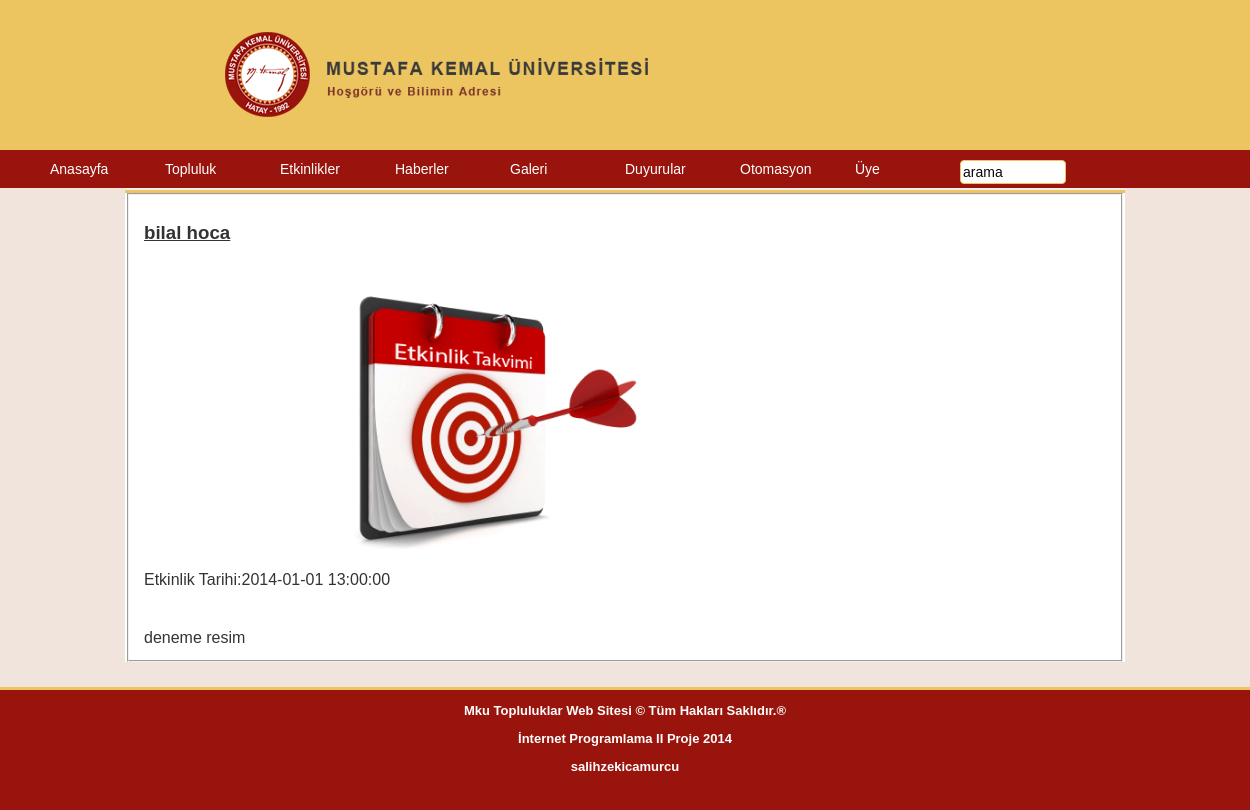
The app's page /etkinlikOku.php?EtkinlikID=26 with its own data.
### tables this page shows
CREATE TABLE IF NOT EXISTS `tablo_etkinlikler` (
  `EtkinlikID` int(11) NOT NULL AUTO_INCREMENT,
  `EtkinlikBaslik` varchar(45) NOT NULL,
  `EtkinlikMetni` varchar(165) DEFAULT NULL,
  `EtkinlikTarih` datetime DEFAULT NULL,
  `UyeID` int(11) DEFAULT NULL,
  PRIMARY KEY (`EtkinlikID`)
);

### etkinlikOku.php (the view, shortened to what this page needs)
<!DOCTYPE html PUBLIC "-//W3C//DTD XHTML 1.0 Transitional//EN" "http://www.w3.org/TR/xhtml1/DTD/xhtml1-transitional.dtd">
<html xmlns="http://www.w3.org/1999/xhtml">
<head>
<link href="css/ana.css" rel="stylesheet" type="text/css" />
</head>
<body>
<div class="banner"><a href="#">   </a>
</div>
 <div class="menu">
        <ul>
			<li><a href="index.php#image1">Anasayfa</a></li>
            <li><a href="">Topluluk</a>
            </li>
            <li><a href="etkinlikler.php">Etkinlikler</a>
            </li>
            <li><a href="haberler.php">Haberler</a>
            </li>
            <li><a href="">Galeri</a>
            </li>
			<li><a href="duyurular.php">Duyurular</a>
			</li>
			<li><a href="">Otomasyon</a></li>
        	<li><a href="">Üye </a>
			</li>
        </ul>
          	<input type="text" name="arama"  size="40" method="get" maxlength="30" formaction="#"  value="arama">
    </div>
<div class="zemin">
<div class="bilgilendirme"> <p>Yazılım Ve İnovasyon Topluluğu<p></div>
<div class="icerik">
<?php
if(!isset($_GET['EtkinlikID']))
{
include("hata.php");
}
else
{
	$id=$_GET['EtkinlikID'];
	include("db_baglan.php");
			$SQL_tumuyeler="select * from  tablo_etkinlikler where EtkinlikID='$id'";
			$sorgu_tumuyeler=mysql_query($SQL_tumuyeler,$baglanti);
			if($sorgu_tumuyeler)
			{
				if($veri=mysql_fetch_array($sorgu_tumuyeler))
				{
							$resimLink='img/etkinlik.png';
							echo'<br><br>';
							echo'<fieldset><form><table >';
							echo'<tr><td><h3><u>'.$veri['EtkinlikBaslik'].'</u></h3></td></tr>';
							echo'<tr><td><img width="auto" height="300px" src="'.$resimLink.'"/></td></tr>';
							echo'<tr><td>Etkinlik Tarihi:'.$veri['EtkinlikTarih'].'</td></tr>';
							echo'<tr><td ><br><br>'.$veri['EtkinlikMetni'].'</td></tr>';
							echo'</table></form></fieldset>';
				}
				else
				{
					echo'Yeniden Deneyiniz';
				}
			}
			else
			{
				echo'Aradığınız Nesne Bulunamadı';
			}
}
?>
</div>
</div>
<div  class="footer"> <center>
<div class="yazi">
  <p>Mku Topluluklar Web Sitesi © Tüm Hakları Saklıdır.®</p>
  <p>İnternet Programlama II Proje 2014</p>
  <p>salihzekicamurcu</p>
  <p>&nbsp;</p>
</div>
</center> </div>
</body>
</html>

### css/ana.css (style rules this page uses)
body { background-color: rgb(241,228,221); background-image: none; background-repeat: no-repeat; float: none; height: auto; width: auto; margin: 0px; padding: 0px; }
.banner { float: none; height: 150px; width: 100%; background-color: #ecc560; background-image: url(../img/BANNER.png); background-repeat: no-repeat; background-position: 28%; font-size: 50px; color: rgb(254,254,254); font-weight: bolder; font-family: "MS Serif", "New York", serif; padding: 0px; margin-top: 0px; margin-right: 0px; margin-bottom: 0px; margin-left: 0%; clear: none; }
.banner a { height: 100%; width: 100%; float: left; }
.zemin { background-color: rgb(251,251,251); float: none; height: auto; width: 1000px; margin-right: auto; margin-bottom: 0px; margin-top: 0px; margin-left: auto; padding: 0px; border-right-width: 1px; border-left-width: 1px; border-right-style: none; border-left-style: none; border-right-color: rgb(236,197,96); border-bottom-color: rgb(236,197,96); border-top-style: none; border-bottom-style: none; }
.menu { background-color: #98140C; margin-left: auto; float: none; width: 100%; margin-top: 0px; color: rgb(235,235,235); position: absolute; z-index: 4; }
.zemin .bilgilendirme p { margin-left: 20px; margin-top: 6px; color: rgb(152,20,12); height: auto; width: 100%; margin-bottom: 0px; }
.zemin .icerik { height: auto; width: 100%; margin: 0px; background-color: rgb(255,255,255); font-family: "Trebuchet MS", Arial, Helvetica, sans-serif; font-size: 16px; color: rgb(51,51,51); padding: 0px; }
.menu ul li { padding: 10px; float: left; list-style-type: none; color: rgb(204,204,204); width: 95px; border: thick none rgb(152,20,12); font-weight: normal; }
.menu ul { width: 100%; margin: 0%; visibility: inherit; }
.menu input { float: left; margin-top: 10px; margin-right: 20px; margin-bottom: 0px; margin-left: 0px; width: 80px; border-top-left-radius: 4px; border-top-right-radius: 4px; border-bottom-left-radius: 4px; border-bottom-right-radius: 4px; }
.menu ul li a { font-family: "Trebuchet MS", Arial, Helvetica, sans-serif; font-size: 14px; color: rgb(255,255,255); text-decoration: none; width: auto; float: none; }
.menu input { width: 100px; font-family: "Trebuchet MS", Arial, Helvetica, sans-serif; font-size: 14px; color: rgb(8,8,8); border: thin solid rgb(236,197,96); height: 20px; }
.footer { float: left; height: 120px; width: 100%; background-color: #98140C; background-image: none; background-repeat: no-repeat; background-position: 25%; font-size: 50px; color: rgb(254,254,254); font-weight: bolder; font-family: "MS Serif", "New York", serif; padding: 0px; margin-top: 2%; margin-right: 0px; margin-bottom: 0px; margin-left: 0%; clear: none; border-top-width: 3px; border-right-width: 3px; border-bottom-width: 3px; border-left-width: 3px; border-top-style: solid; border-right-style: none; border-bottom-style: none; border-left-style: none; border-top-color: rgb(236,197,96); border-right-color: rgb(236,197,96); border-bottom-color: rgb(236,197,96); border-left-color: rgb(236,197,96); }
.zemin .bilgilendirme { float: left; font-family: "Trebuchet MS", Arial, Helvetica, sans-serif; font-size: 18px; height: 40px; width: 100%; margin-left: 0px; margin-top: 0px; background-color: rgb(239,239,239); border-bottom-width: 3px; border-bottom-style: solid; border-bottom-color: rgb(236,197,96); }
.zemin .icerik fieldset table tr td ,th { border: 1px solid rgb(0,0,0); }
.zemin .icerik fieldset table tr td,th { border: none; }
.zemin .icerik fieldset table tr td { background-color: rgb(255,255,255); }
.footer center .yazi { font-size: 13px; font-family: "Trebuchet MS", Arial, Helvetica, sans-serif; }

### records on screen
tablo_etkinlikler: EtkinlikBaslik "bilal hoca", EtkinlikTarih "2014-01-01 13:00:00", EtkinlikMetni "deneme resim"
